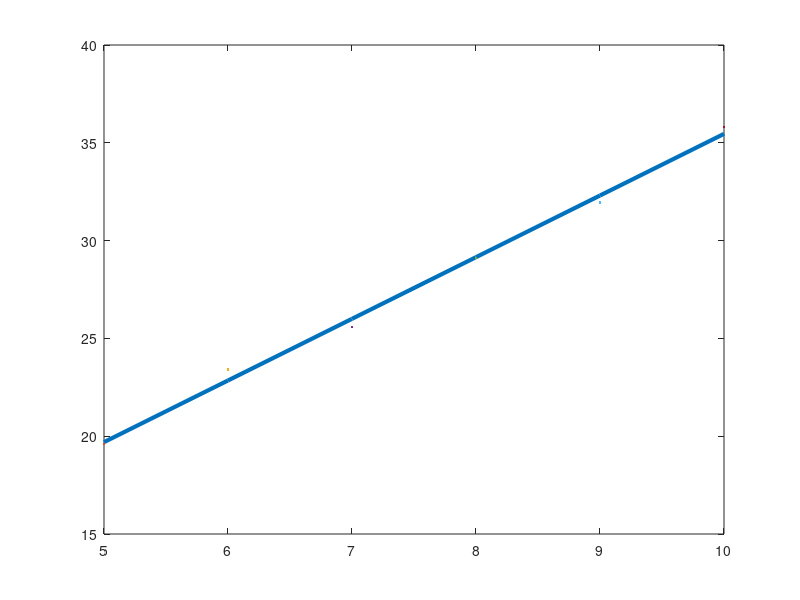

The MATLAB script that drew this image:
%% Upgift 1
td=[5 6 7 8 9 10]';
yd=[19.5888 23.4043 25.5754 29.1231 31.9575 35.8116]'; 
A=[ones(size(td)) td];
x=A\yd; a=x(1); b=x(2);
n=length(td);
e=norm(A*x-yd)/sqrt(n);

y=a+b*td;
plot(td,y, 'linewidth', 3), hold on
for i=1:size(td)
     plot(td(i),yd(i))
end
%% Uppgift 2